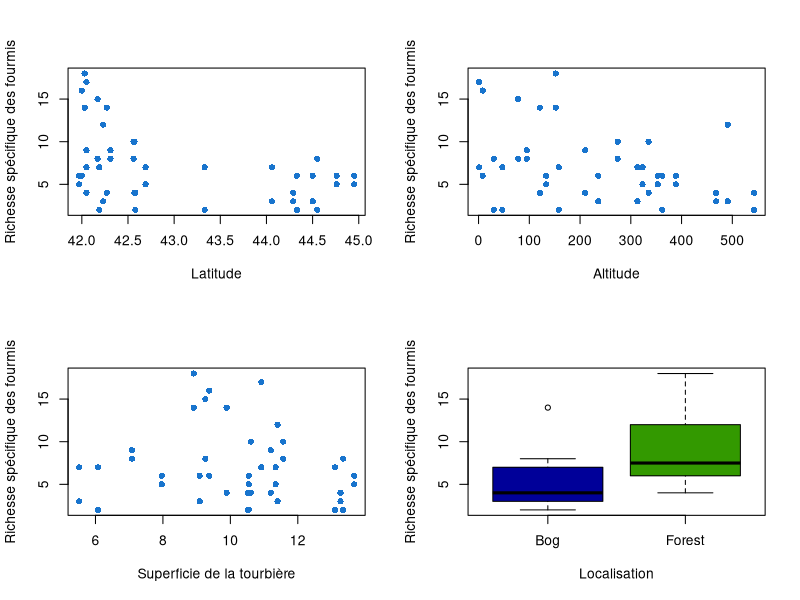
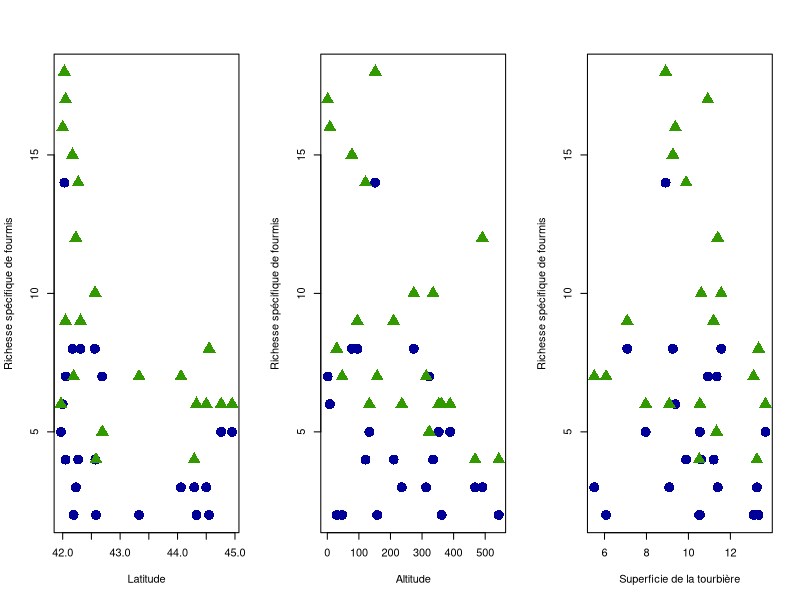
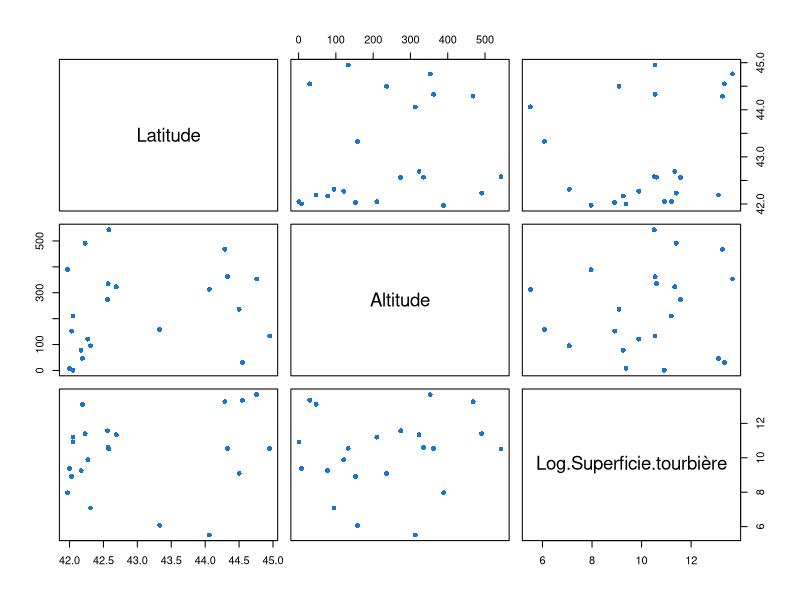

Reproduce these figures in R, in order. (Note: this script raises an error after producing the figures.)
## ---- chunk 1
#importation
dataAnts <- read.table("BogAnts.txt", dec=".", header = TRUE)

#Passer la localisation en facteur 
dataAnts$Location<-as.factor(dataAnts$Location)

#vérification du type des variables 
str(dataAnts)
## ---- chunk 2
#Ligne ajouté qui sera supprimée, c'est juste pour avoir les données correctes
par(mfrow=c(1,3))

dataAnts$LogArea<-log(dataAnts$Area)

## ---- chunk 3

par(mfrow=c(2,2))

# Pour la variable Latitude
plot(dataAnts$Nsp~dataAnts$Latitude,pch=16,col='dodgerblue3',xlab='Latitude',ylab='Richesse spécifique des fourmis')

# Pour la variable Altitude
plot(dataAnts$Nsp~dataAnts$Elevation,pch=16,col='dodgerblue3',xlab='Altitude',ylab='Richesse spécifique des fourmis')

# Pour la variable Superficie de la tourbière
plot(dataAnts$Nsp~dataAnts$LogArea,pch=16,col='dodgerblue3',xlab='Superficie de la tourbière',ylab='Richesse spécifique des fourmis')

# Pour la variable Localisation
boxplot(dataAnts$Nsp~dataAnts$Location, varwidth = TRUE, ylab = "Richesse spécifique des fourmis", xlab = "Localisation", col=c('#000099','#339900'), main = "")
## ---- chunk 4

par(mfrow=c(1,3))
# Interactions entre Latitude & Localisation
plot(dataAnts$Nsp~dataAnts$Latitude,type='n',ylab = "Richesse spécifique de fourmis",xlab="Latitude")
points(dataAnts$Nsp[dataAnts$Location=="Bog"]~dataAnts$Latitude[dataAnts$Location=="Bog"],pch=16,cex=2,col='#000099')
points(dataAnts$Nsp[dataAnts$Location=="Forest"]~dataAnts$Latitude[dataAnts$Location=="Forest"],pch=17,cex=2,col='#339900')

# Interactions entre Altitude & Localisation
plot(dataAnts$Nsp~dataAnts$Elevation,type='n',ylab = "Richesse spécifique de fourmis",xlab="Altitude")
points(dataAnts$Nsp[dataAnts$Location=="Bog"]~dataAnts$Elevation[dataAnts$Location=="Bog"],pch=16,cex=2,col='#000099')
points(dataAnts$Nsp[dataAnts$Location=="Forest"]~dataAnts$Elevation[dataAnts$Location=="Forest"],pch=17,cex=2,col='#339900')

# Interactions entre Superficie de la tourbière & Localisation
plot(dataAnts$Nsp~dataAnts$LogArea,type='n',ylab = "Richesse spécifique de fourmis",xlab="Superficie de la tourbière")
points(dataAnts$Nsp[dataAnts$Location=="Bog"]~dataAnts$LogArea[dataAnts$Location=="Bog"],pch=16,cex=2,col='#000099')
points(dataAnts$Nsp[dataAnts$Location=="Forest"]~dataAnts$LogArea[dataAnts$Location=="Forest"],pch=17,cex=2,col='#339900')

## ---- chunk 5

# Vérifier la colinéarité entre les variables continues indépendantes

# On fait un graphqiue pour chaque paire de covariable
newdata<-cbind(dataAnts$Latitude,dataAnts$Elevation,dataAnts$LogArea)
colnames(newdata)<-c('Latitude','Altitude','Log Superficie tourbière')
newdata<-data.frame(newdata)
plot(newdata,pch=16,col='dodgerblue3')

#On calcule la corrélation de chaque paire de covariables
M<-cor(newdata)
corrplot.mixed(M,upper="square",lower.col="black", tl.col="black",cl.cex = 0.8,tl.cex = 0.7,number.cex =0.8)

# On vérifie la collinéarité entre catégories et variables continues
par(mfrow=c(1,3))
#Latitude and Localisation
boxplot(dataAnts$Latitude~dataAnts$Location, varwidth = TRUE, ylab = "Latitude", xlab = "Localisation",col=c('#000099','#339900'), main = "")

#Altitude and Localisation
boxplot(dataAnts$Elevation~dataAnts$Location, varwidth = TRUE, ylab = "Altitude", xlab = "Localisation",col=c('#000099','#339900'), main = "")

#Superficie de la tourbière and Localisation
boxplot(dataAnts$LogArea~dataAnts$Location, varwidth = TRUE, ylab = "Superficie de tourbière", xlab = "Localisation",col=c('#000099','#339900'), main = "")
